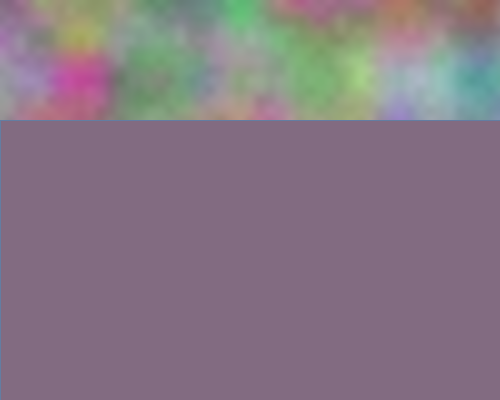
Frame 1 (no input)
Frame 60 (the mouse pressed at the canvas centre just before this capture): identical to frame 1, image omitted
Frame 120 (the mouse held since frame 60 and released just before this capture): identical to frame 1, image omitted

The Processing sketch that drew this single still picture (run headless with seeded random() and noise(); from frame 60 on, the mouse is pressed at the canvas centre):

// Processing sketch: colorSelector
// ── colorSelector.pde
void setup() {
  size(500, 400);
  for (int i = 0; i < width; i++) {
    for (int k = 0; k < 120; k++) {
      float r = map(noise(i/80.0, k/80.0, 10.0), 0, 1, 0, 255);
      float g = map(noise(i/80.0, k/80.0, 20.0), 0, 1, 0, 255);
      float b = map(noise(i/80.0, k/80.0, 30.0), 0, 1, 0, 255);
      stroke(r, g, b);
      point(i, k);
    }
  }
}

int x = 0;
int y = 0;
color co;

void draw() {
  co = get(x, y);
  fill(co);
  rect(0, 120, width, 280);
}

void mousePressed() {
  x = mouseX;
  y = mouseY;
}
